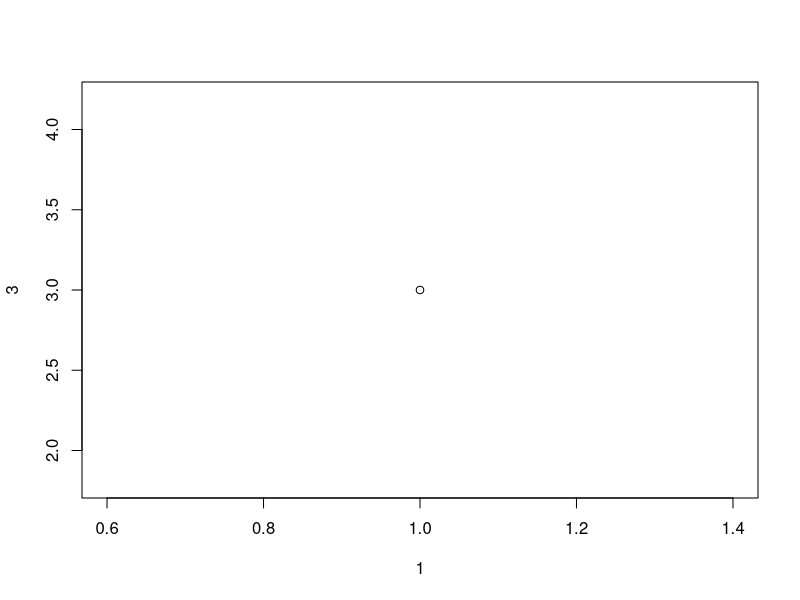

Write R code to recreate this figure.
## ---- chunk 1
library(dplyr)
print("Hello World!")
plot(1, 3)
